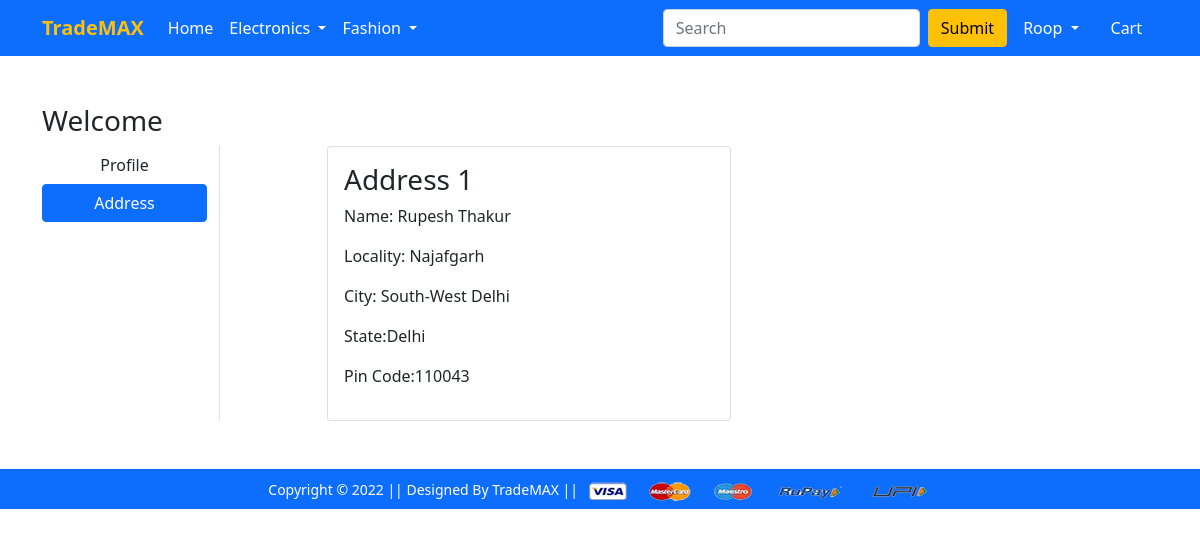
The app's page /address/ (signed in), older data.
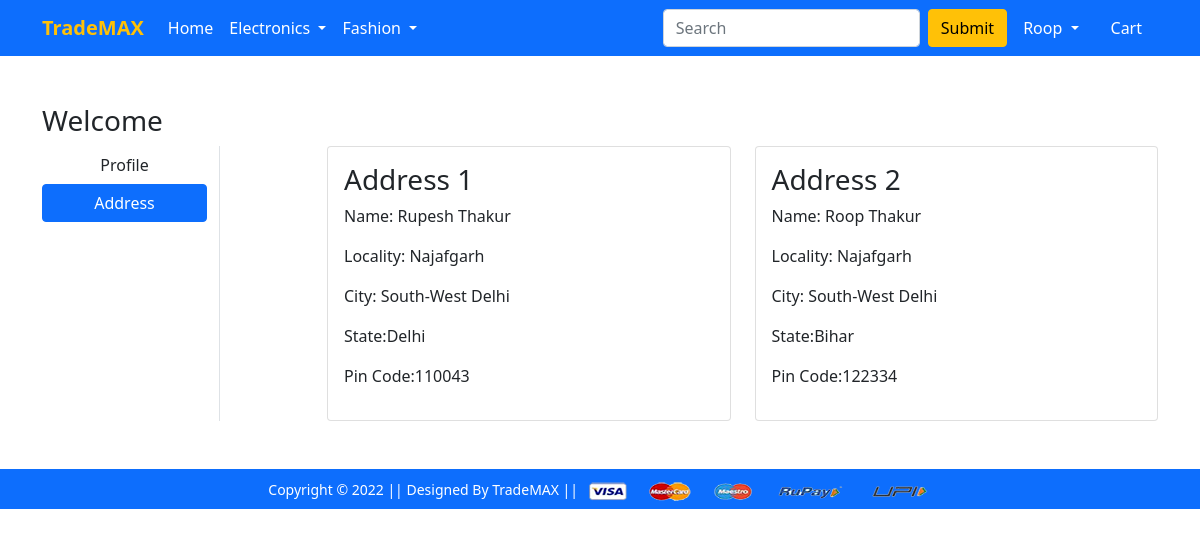
The same page, newer data.
### app/models.py (models this page shows, shortened)
class Customer(models.Model):
    user=models.ForeignKey(User , on_delete=models.CASCADE)
    name=models.CharField(max_length=90)
    locality=models.CharField(max_length=90)
    city=models.CharField(max_length=90)
    zipcode=models.IntegerField()
    state=models.CharField(choices=STATE_CHOICES ,max_length=90)

### app/views.py (the view)
# urls.py: path('address/', views.address, name='address'),
@login_required
def address(request):
 add=Customer.objects.filter(user=request.user)
 return render(request, 'app/address.html',{'add':add , 'active':'btn btn-primary'})

### app/templates/app/address.html (shortened to what this page needs)
{% extends 'app/base.html' %}
{% load static %}
{% block main-content %}
<div class="container my-5">
 <div class="row">
 <h3>Welcome </h3>
  <div class="col-sm-2 border-end">
   <ul class="list-unstyled">
    <li class="d-grid"><a href="{% url 'profile' %}" class="btn">Profile</a></li>
    <li class="d-grid"><a href="{% url 'address' %}" class="btn {{active}}">Address</a></li>
   </ul>
  </div>
  <div class="col-sm-9 offset-sm-1">
   <div class="row">
       {% for add in add %}
    <div class="col-sm-6">
     <div class="card">
      <div class="card-body">
       <h3>Address {{forloop.counter}}</h3>
       <p>Name: {{add.name}}</p>
       <p>Locality: {{add.locality}}</p>
       <p>City: {{add.city}}</p>
       <p>State:{{add.state}}</p>
       <p>Pin Code:{{add.zipcode}}</p>
      </div>
     </div>
    </div>
    {% endfor %}
   </div>
  </div>
 </div>
</div>
{% endblock main-content %}

Row changes from the older to the newer data that the page shows:
added Customer: name "Roop Thakur", locality "Najafgarh", city "South-West Delhi", state "Bihar", zipcode "122334"
